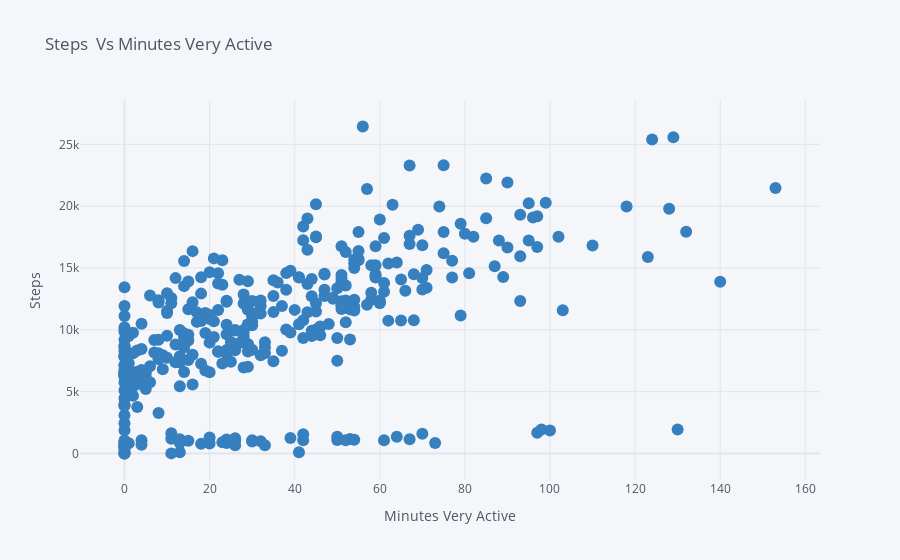

Here is the notebook cell this chart was saved with:
### Code cell
fitbit.iplot(kind='scatter',
             mode='markers',
             x='Minutes Very Active', 
              xTitle='Minutes Very Active',
             y='Steps',
              yTitle='Steps',
              title='Steps  Vs Minutes Very Active',
              color='blue')

### Figure 1 — Plotly figure (JSON) as saved in the notebook; plotly's stock layout.template omitted (floating-point values rounded to 4 significant figures; data arrays with more than 128 entries replaced by an {"elided": "..."} marker saying what was removed)
{"data": [{"line": {"color": "rgba(55, 128, 191, 1.0)", "dash": "solid", "shape": "linear", "width": 1.3}, "marker": {"size": 12, "symbol": "circle"}, "mode": "markers", "name": "Steps", "text": "", "type": "scatter", "x": {"elided": "367 int values"}, "y": {"elided": "367 int values"}}], "layout": {"legend": {"bgcolor": "#F5F6F9", "font": {"color": "#4D5663"}}, "paper_bgcolor": "#F5F6F9", "plot_bgcolor": "#F5F6F9", "title": {"font": {"color": "#4D5663"}, "text": "Steps  Vs Minutes Very Active"}, "xaxis": {"gridcolor": "#E1E5ED", "showgrid": true, "tickfont": {"color": "#4D5663"}, "title": {"font": {"color": "#4D5663"}, "text": "Minutes Very Active"}, "zerolinecolor": "#E1E5ED"}, "yaxis": {"gridcolor": "#E1E5ED", "showgrid": true, "tickfont": {"color": "#4D5663"}, "title": {"font": {"color": "#4D5663"}, "text": "Steps"}, "zerolinecolor": "#E1E5ED"}}}
